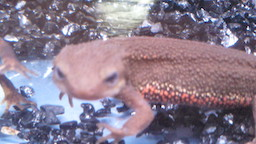
#> input picture Q_91_100/imori_1.jpg, 256 x 144 px
$ python 96.py   (older library calls are emulated)
#> lines starting #> are read from the running program, lines starting #| are printed output that depends on the picture

# coding: utf-8

# In[7]:


import cv2
import numpy as np

class NN:
    def __init__(self, ind=2, w=64, outd=1, lr=0.1):
        self.w1 = np.random.normal(0, 1, [ind, w])
        self.b1 = np.random.normal(0, 1, [w])
        self.w2 = np.random.normal(0, 1, [w, w])
        self.b2 = np.random.normal(0, 1, [w])
        self.wout = np.random.normal(0, 1, [w, outd])
        self.bout = np.random.normal(0, 1, [outd])
        self.lr = lr

    def forward(self, x):
        self.z1 = x
        self.z2 = sigmoid(np.dot(self.z1, self.w1) + self.b1)
        self.z3 = sigmoid(np.dot(self.z2, self.w2) + self.b2)
        self.out = sigmoid(np.dot(self.z3, self.wout) + self.bout)
        return self.out

    def train(self, x, t):
        # backpropagation output layer
        #En = t * np.log(self.out) + (1-t) * np.log(1-self.out)
        En = (self.out - t) * self.out * (1 - self.out)
        grad_En = En #np.array([En for _ in range(t.shape[0])])
        grad_wout = np.dot(self.z3.T, En)
        grad_bout = np.dot(np.ones([En.shape[0]]), En)
        self.wout -= self.lr * grad_wout#np.expand_dims(grad_wout, axis=-1)
        self.bout -= self.lr * grad_bout

        # backpropagation 2nd inter layer (added layer)
        grad_u2 = np.dot(En, self.wout.T) * self.z3 * (1 - self.z3)
        grad_w2 = np.dot(self.z2.T, grad_u2)
        grad_b2 = np.dot(np.ones([grad_u2.shape[0]]), grad_u2)
        self.w2 -= self.lr * grad_w2
        self.b2 -= self.lr * grad_b2

        # backpropagation 1st inter layer
        grad_u1 = np.dot(grad_u2, self.w2.T) * self.z2 * (1 - self.z2)
        grad_w1 = np.dot(self.z1.T, grad_u1)
        grad_b1 = np.dot(np.ones([grad_u1.shape[0]]), grad_u1)
        self.w1 -= self.lr * grad_w1
        self.b1 -= self.lr * grad_b1

def sigmoid(x):
    return 1. / (1. + np.exp(-x))

def IoU(a, b):
    W_r1, H_r1 = a[2]-a[0], a[3]-a[1]
    W_r2, H_r2 = b[2]-b[0], b[3]-b[1]
    r1 = (W_r1) * (H_r1)
    r2 = (W_r2) * (H_r2)

    dw = ((W_r1 + W_r2) - (abs(b[0]-a[0]) + abs(b[2]-a[2]))) / 2
    if dw <= 0 :
        dw = 0
    dh = ((H_r1 + H_r2) - (abs(b[1]-a[1]) + abs(b[3]-a[3]))) / 2
    if dh <= 0 :
        dh = 0
    rol = dw * dh

    return rol / (r1 + r2 - rol)


def hog(gray_img):
    H, W = gray_img.shape
    gray_img = np.pad(gray_img, (1,1), 'edge')

    # gradients
    gx = gray_img[1:H+1, 2:] - gray_img[1:H+1, :W]
    gy = gray_img[2:, 1:W+1] - gray_img[:H, 1:W+1]
    gx[gx == 0] = 0.000001

    # magnitude and angle of gradients
    mag = np.sqrt(np.power(gx, 2) + np.power(gy, 2))
    ang = np.arctan(gy / gx) + np.pi/2

    # mag = (mag / np.max(mag) * 255).astype(np.uint8)
    # quantize the angle of gradients
    q_ang = np.zeros_like(ang, dtype=np.int)
    d = np.pi / 9
    for i in range(9):
        q_ang[np.where((ang >= d * i) & (ang <= d * (i+1)))] = i

    # cell
    N = 8
    cell_H = H // N
    cell_W = W // N
    hist = np.zeros((cell_H, cell_W, 9), dtype=np.float32)

    for h in range(cell_H):
        for w in range(cell_W):
            for y in range(N):
                for x in range(N):
                    hist[h, w, q_ang[N*h+y, N*w+x]] += mag[N*h+y, N*w+x]

    # normalize the histogram
    C = 3
    c = C // 2
    epsilon = 1
    for h in range(cell_H):
        for w in range(cell_W):
            hist[h, w] /= np.sqrt(np.sum(np.power(hist[max(0, h-c):min(cell_H, h+C-c), max(0, w-c):min(cell_W, w+C-c)], 2)) + epsilon)

    return hist

def resize_bilinear(img, h, w):
    H_, W_ = img.shape

    # 拡大画像の各座標
    new_x, new_y = np.meshgrid(np.arange(w), np.arange(h))
    # 拡大画像の各座標に対応する元画像上の座標
    orig_x = new_x / (1. * w / W_)
    orig_y = new_y / (1. * h / H_)

    ix = np.floor(orig_x).astype(np.int)
    iy = np.floor(orig_y).astype(np.int)
    ix = np.minimum(ix, W_-2)
    iy = np.minimum(iy, H_-2)

    dx = orig_x - ix
    dy = orig_y - iy

    out = (1-dx)*(1-dy)*img[iy,ix] + dx*(1-dy)*img[iy,ix+1] + (1-dx)*dy*img[iy+1,ix] + dx*dy*img[iy+1,ix+1]
    out[out > 255] = 255

    return out


# In[8]:


img = cv2.imread("imori_1.jpg").astype(np.float32)
H, W, C = img.shape
#> H = 144; W = 256; C = 3

gray_img = 0.2126 * img[:,:,0] + 0.7152 * img[:,:,1] + 0.0722 * img[:,:,2]
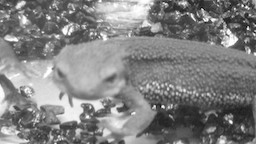
#> gray_img: shape (144, 256) float32; min 2.5, max 255, mean 129.6

gt = np.array((47, 41, 129, 103), dtype=np.float32)

# cropping and make database
np.random.seed(1)
crop_size = 60
crop_num = 200
resize_len = 32
F_n = ((resize_len // 8) ** 2) * 9

db = np.zeros((crop_num, F_n+1))

for i in range(crop_num):
    x1 = np.random.randint(W-60)
    y1 = np.random.randint(H-60)
    cropping = np.array((x1, y1, x1+crop_size, y1+crop_size), dtype=np.float32)
    label = 1 if IoU(cropping, gt) >= 0.5 else 0

    cropped = gray_img[y1:y1+crop_size, x1:x1+crop_size]
    cropped = resize_bilinear(cropped, resize_len, resize_len)

    db[i, :F_n] = hog(cropped).ravel()
    db[i, -1] = label
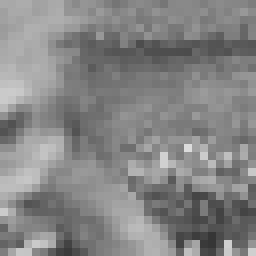
#> cropped: shape (32, 32) float64 (shown 8 times larger); min 54.03, max 220.9, mean 133.4
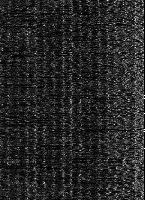
#> db: shape (200, 145) float64; min 0, max 1, mean 0.153


# In[20]:


# train NN
nn = NN(ind=F_n, lr=0.01)
num_epoch = 10000
for i in range(num_epoch):
    nn.forward(db[:, :F_n])
    nn.train(db[:, :F_n], db[:, -1].reshape(-1, 1))
#> this loop made 10000 passes
#> pass 1, in forward, `self.z1 = x`:
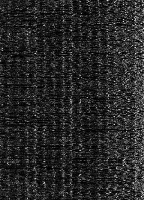
#> self.z1: shape (200, 144) float64; min 0, max 0.933, mean 0.154
#> pass 1, in forward, `self.z2 = sigmoid(np.dot(self.z1, self.w1) + self.b1)`:
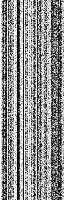
#> self.z2: shape (200, 64) float64; min 0.000357, max 1, mean 0.563
#> pass 1, in forward, `self.z3 = sigmoid(np.dot(self.z2, self.w2) + self.b2)`:
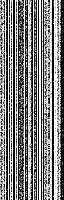
#> self.z3: shape (200, 64) float64; min 3.58e-09, max 1, mean 0.506
#> pass 1, in train, `grad_u2 = np.dot(En, self.wout.T) * self.z3 * (1 - self.z3)`:
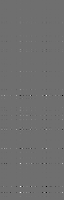
#> grad_u2: shape (200, 64) float64; min -0.00517, max 0.00669, mean -2.97e-07; drawn with min black and max white

correct = 0.
# prediction
for data in db:
    label = data[-1]
    prob = nn.forward(data[:F_n])
    pred = 1 if prob >= 0.5 else 0
    if label == pred:
        correct += 1.

accuracy = correct / len(db)

print("Accuracy >>", accuracy, "({} / {})".format(correct, len(db)))
#| Accuracy >> 1.0 (200.0 / 200)

$ run again, with Q_91_100/100.jpg copied over Q_91_100/imori_1.jpg
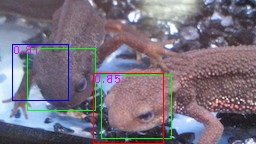
#> input picture Q_91_100/100.jpg, 256 x 144 px
#> after the loop `for i in range(crop_num):`:
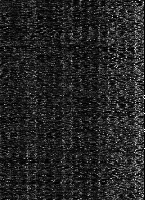
#> db: shape (200, 145) float64; min 0, max 1, mean 0.145
#> the loop `for i in range(num_epoch):` made 10000 passes
#> pass 1, in forward, `self.z3 = sigmoid(np.dot(self.z2, self.w2) + self.b2)`:
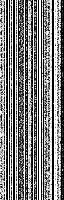
#> self.z3: shape (200, 64) float64; min 1.01e-09, max 1, mean 0.504
#| Accuracy >> 0.995 (199.0 / 200)

$ run again, with Q_91_100/91.jpg copied over Q_91_100/imori_1.jpg
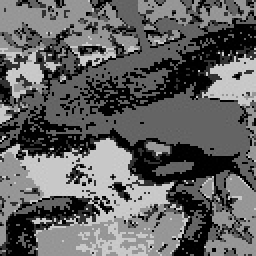
#> input picture Q_91_100/91.jpg, 128 x 128 px (shown 2 times larger)
#> the loop `for i in range(num_epoch):` made 10000 passes
#> pass 1, in train, `grad_u2 = np.dot(En, self.wout.T) * self.z3 * (1 - self.z3)`:
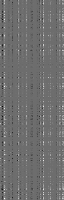
#> grad_u2: shape (200, 64) float64; min -0.0381, max 0.0509, mean 0.000703; drawn with min black and max white
#| Accuracy >> 1.0 (200.0 / 200)
